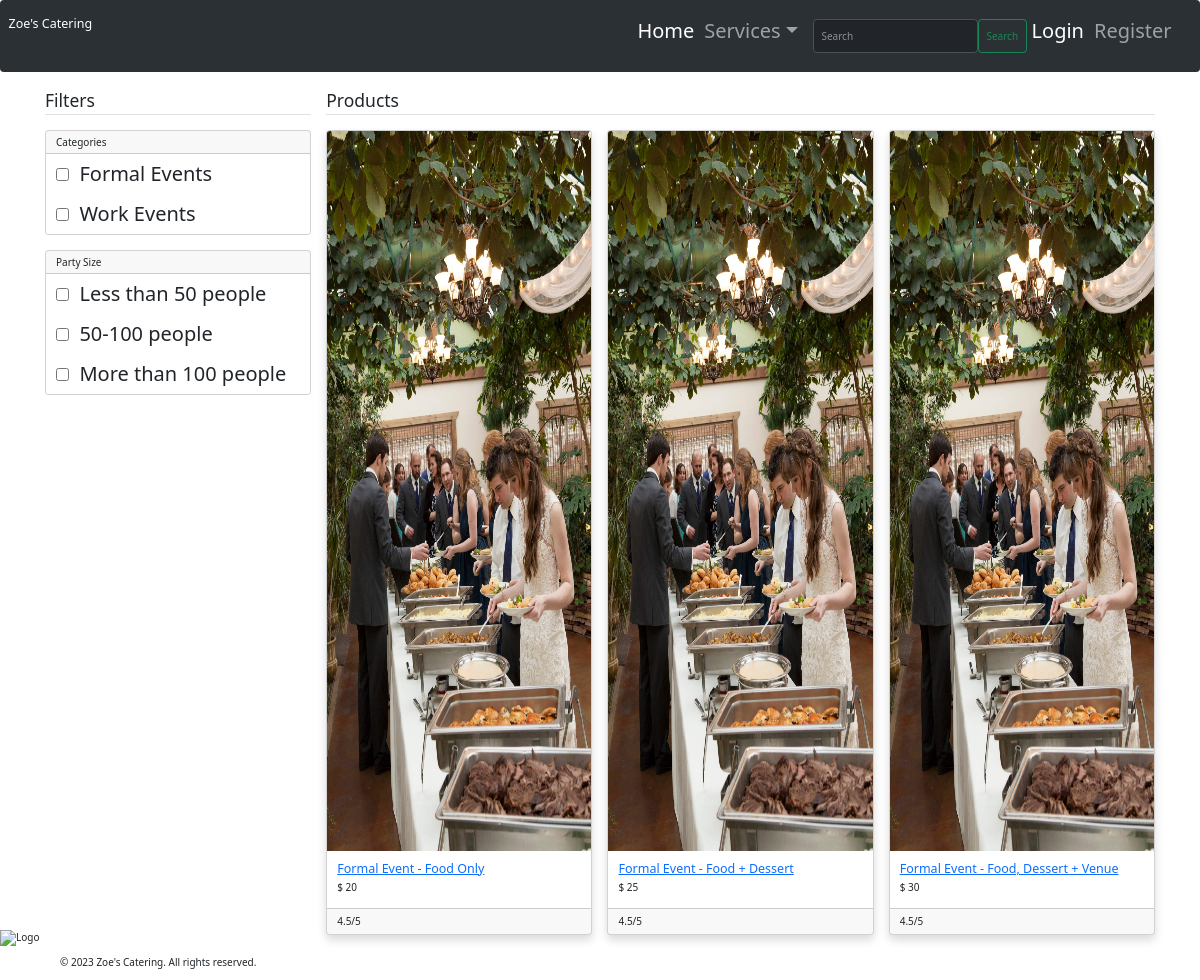
Screenshot of /website/category-product-list/1 with the database file from the repository.
### website/models.py (models this page shows, shortened)
class Size(models.Model):
    title=models.CharField(max_length=100)

class Product(models.Model):
    title=models.CharField(max_length=100)
    image=models.ImageField(upload_to="product_imgs/")
    slug=models.CharField(max_length=400)
    detail=models.TextField()
    category=models.ForeignKey(Category,on_delete=models.CASCADE)
    status=models.BooleanField(default=True)

class ProductAttribute(models.Model):
    product=models.ForeignKey(Product,on_delete=models.CASCADE)
    size=models.ForeignKey(Size,on_delete=models.CASCADE)
    price=models.PositiveIntegerField(default=0)

### website/views.py (the view)
# urls.py: path('category-product-list/<int:cat_id>', views.category_product_list, name='category-product-list'),
def category_product_list(request,cat_id):
    category=Category.objects.get(id=cat_id)
    data=Product.objects.filter(category=category).order_by('id')
    cats = Product.objects.distinct().values('category__title')
    sizes = ProductAttribute.objects.distinct().values('size__title')
    return render(request, 'website/category_product_list.html',
                  {
                      'data': data,
                      'cats': cats,
                      'sizes': sizes,
                  }
                  )

### website/templates/website/category_product_list.html (shortened to what this page needs)
{% extends 'website/layout.html' %}
{% block content %}
<br><br><br><br>
<main class="container my-4">
	<div class="row">
		<div class="col-md-3">
			{% include 'website/filters.html' %}
		</div>
		<div class="col-md-9">
			<h3 class="mb-4 border-bottom pb-1">
				Products
			</h3>
			<div class="row">
				{% for product in data %}
				<div class="col-md-4 mb-4">
					<div class="card shadow">
					  <a href="/website/product/{{product.slug}}/{{product.id}}"><img src="/media/{{product.image}}" class="card-img-top" alt="{{product.title}}"></a>
					  <div class="card-body">
					    <h5 class="card-text"><a href="/website/product/{{product.slug}}/{{product.id}}">{{product.title}}</a></h5>
					    <h6>$ <span class="product-price-{{product.id}}">{{product.productattribute_set.first.price}}</span></h6>
					  </div>
					  	<div class="card-footer">
							  	<span class="float-right">
							  		4.5/5
							  	</span>
					  	</div>
					</div>
				</div>
				{% endfor %}
			</div>
		</div>
	</div>
</main>
{% endblock %}

### website/templates/website/filters.html (shortened to what this page needs)
{% load static %}
			<h3 class="mb-4 border-bottom pb-1">Filters</h3>
			<div class="card mb-4">
				<h6 class="card-header">Categories</h6>
				<div class="list-group list-group-flush">
					{% for cat in cats %}
					<li class="list-group-item">
						<input class="filter-checkbox" data-filter="category" value="{{cat.category__id}}" type="checkbox" />&nbsp;
						{{cat.category__title}}
					</li>
					{% endfor %}
				</div>
			</div>
			<div class="card mb-4">
				<h6 class="card-header">Party Size</h6>
				<div class="list-group list-group-flush">
					{% for size in sizes %}
					<li class="list-group-item">
						<input class="filter-checkbox" data-filter="size" value="{{size.size__id}}" type="checkbox" />&nbsp;
						{{size.size__title}}
					</li>
					{% endfor %}
				</div>
			</div>

### website/static/website/styles.css (style rules this page uses)
body { font-family: Arial, sans-serif; color: #333; margin: 0; padding: 0; }
li { margin-bottom: 10px; font-size: 20px; }
img { display: flex; height: 90vh; width: 40em; margin: 0 auto; max-width: 100%; border: 1em; justify-content:center; align-items:center; }

### rows the page displays
Size: size__title "Less than 50 people"
Size: size__title "50-100 people"
Size: size__title "More than 100 people"
Product: image (picture), title "Formal Event - Food Only", productattribute_set.first.price "20"
Product: image (picture), title "Formal Event - Food + Dessert", productattribute_set.first.price "25"
Product: image (picture), title "Formal Event - Food, Dessert + Venue", productattribute_set.first.price "30"

### other values shown
{{ cat.category__title }} "Formal Events" "Work Events"
